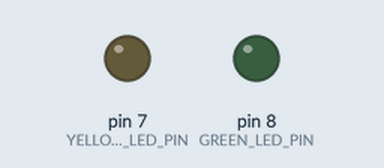
The sketch below on a simulated Arduino Uno, built with avr-gcc and run on an emulated ATmega328P. On the bench: output pins drawn as LEDs (lit = HIGH).

Above: at 0.05 s.
At 7.02 s:
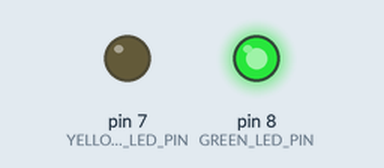
At 14.29 s:
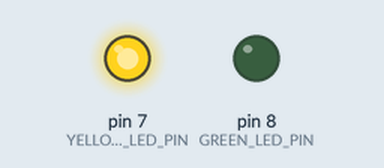
At 28.54 s:
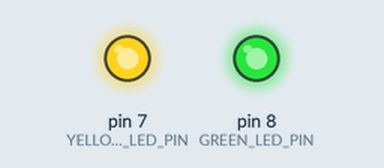
Timing chart, 0 to 28.8 s (numbered marks = the images above):
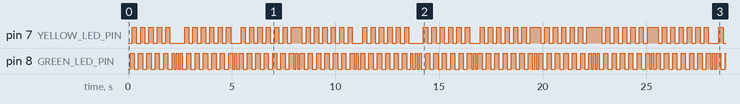

Measured:
- by itself, pin 7 (YELLOW_LED_PIN): moves between LOW and HIGH, repeating every 22.0 s
- by itself, pin 8 (GREEN_LED_PIN): moves between LOW and HIGH, repeating every 5.9 s

The sketch:

blink_swapphase_test.ino
```cpp
const int GREEN_LED_PIN = 8;
const int YELLOW_LED_PIN = 7;
unsigned long previousMillis = 0;
unsigned long blinkInterval = 100;

void setup() {
  pinMode(GREEN_LED_PIN, OUTPUT);
  pinMode(YELLOW_LED_PIN, OUTPUT);

}

void loop() {
  blinkLED(GREEN_LED_PIN, blinkInterval);
  blinkLED(YELLOW_LED_PIN, blinkInterval);
}

void blinkLED(int ledPin, unsigned long interval) {
  unsigned long currentMillis = millis();
  if (currentMillis - previousMillis > interval) {
    previousMillis = currentMillis;
    digitalWrite(ledPin, swapPhase(ledPin));
  }
}

int swapPhase(int ledPin) {
  if (digitalRead(ledPin)) {
    return LOW;
  } else {
    return HIGH;
  }
}
```
